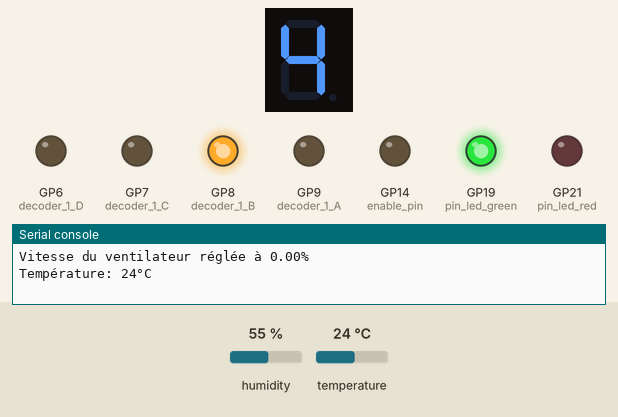
This program was run on a simulated Raspberry Pi Pico running MicroPython. On the bench: 1-digit seven-segment display, output pins drawn as LEDs (lit = HIGH), the last lines printed to the serial console. The inputs (shaded band) are chosen by the test bench; at power-on: temperature 24 °C, humidity 55 %. The four BCD pins are drawn as the digit their decoder shows (first pin = lowest bit); pins used as bus, display or sensor lines are not drawn.

Above: at 1.2 s.
1.3 s: temperature set to 26 °C
At 2.6 s:
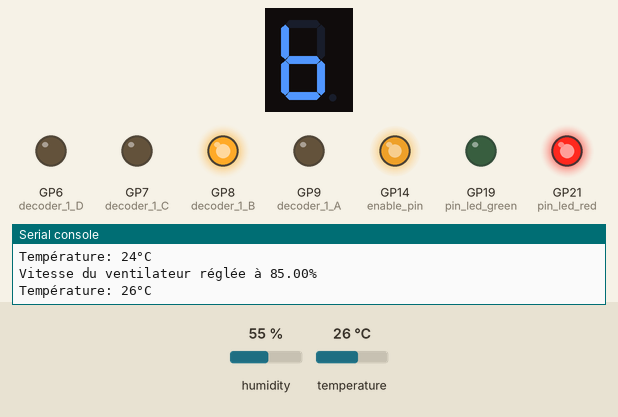
4.0 s: temperature set to 12 °C
At 5.0 s:
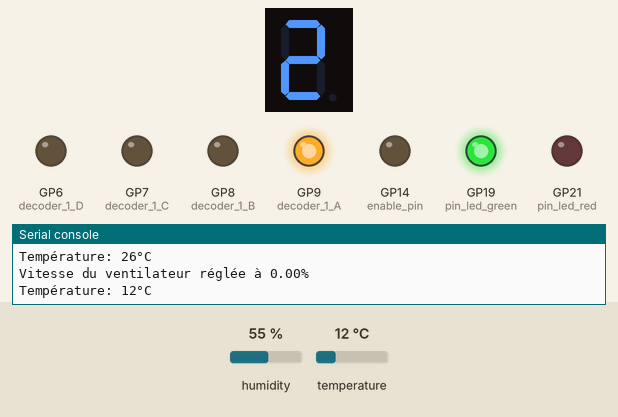
6.7 s: temperature set to 33 °C
At 8.5 s:
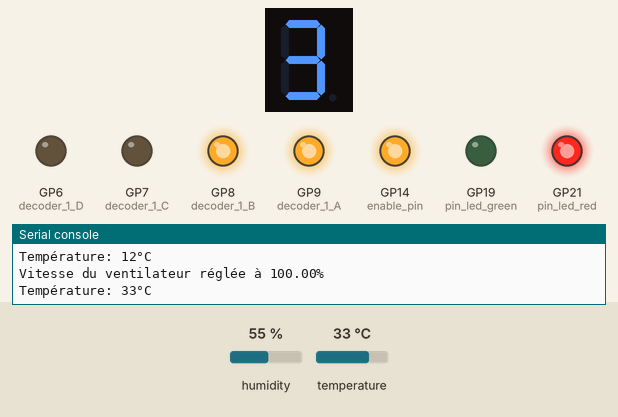
9.6 s: temperature set to 41 °C
At 10.9 s:
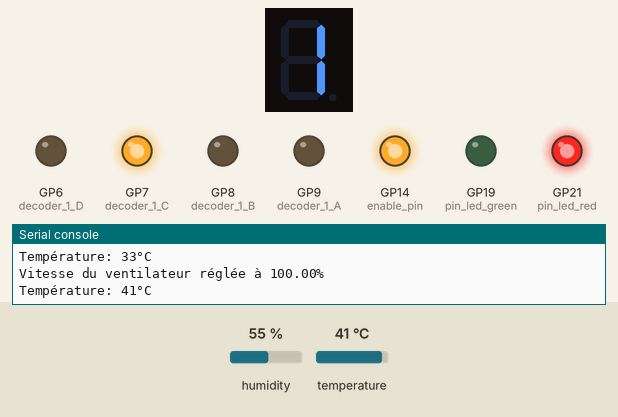
12.3 s: temperature set to 0 °C
At 14.4 s:
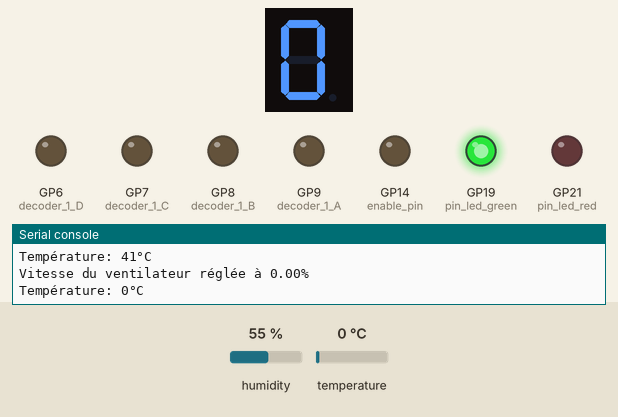
Timing chart, 0 to 15.9 s (numbered marks = the images above; inputs shaded):
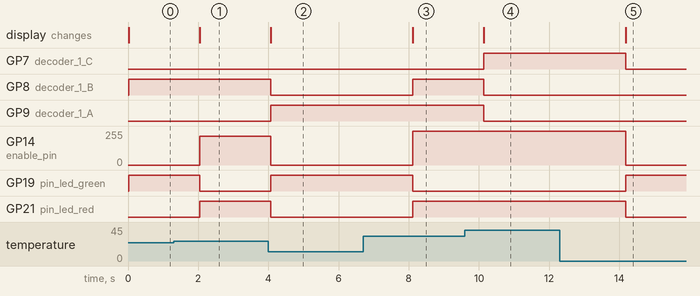

Measured:
- after the input at 1.3 s, GP14 (enable_pin): 0/255 → 217/255 after 0.75 s; GP19 (pin_led_green): HIGH → LOW after 0.75 s; GP21 (pin_led_red): LOW → HIGH after 0.75 s; the display: changes after 0.75 s (image 1)
- after the input at 4.0 s, GP8 (decoder_1_B), GP21 (pin_led_red): HIGH → LOW after 0.07 s; GP9 (decoder_1_A), GP19 (pin_led_green): LOW → HIGH after 0.07 s; GP14 (enable_pin): 217/255 → 0/255 after 0.07 s; the display: changes after 0.07 s (image 2)
- after the input at 6.7 s, GP8 (decoder_1_B), GP21 (pin_led_red): LOW → HIGH after 1.4 s; GP14 (enable_pin): 0/255 → 255/255 after 1.4 s; GP19 (pin_led_green): HIGH → LOW after 1.4 s; the display: changes after 1.4 s (image 3)
- after the input at 9.6 s, GP7 (decoder_1_C): LOW → HIGH after 0.54 s; GP8 (decoder_1_B), GP9 (decoder_1_A): HIGH → LOW after 0.54 s; the display: changes after 0.54 s (image 4)
- after the input at 12.3 s, GP7 (decoder_1_C), GP21 (pin_led_red): HIGH → LOW after 1.9 s; GP14 (enable_pin): 255/255 → 0/255 after 1.9 s; GP19 (pin_led_green): LOW → HIGH after 1.9 s; the display: changes after 1.9 s (image 5)

The program:

PROJET_FINAL_VENTILO_TEMP_LED.py
```python
import dht
import machine
import utime
from machine import Pin, PWM

# Configuration des broches pour les LEDs et le capteur DHT11
pin_dht = machine.Pin(18, machine.Pin.IN, machine.Pin.PULL_DOWN)  # Broche de données du capteur DHT11 (GPIO 18)
pin_led_green = machine.Pin(19, machine.Pin.OUT)  # LED verte (GPIO 19)
pin_led_red = machine.Pin(21, machine.Pin.OUT)   # LED rouge (GPIO 21)

# Configuration des broches pour les décodeurs 74LS47
decoder_1_A = machine.Pin(9, machine.Pin.OUT)  # Bit d'entrée A du premier décodeur (GPIO 9)
decoder_1_B = machine.Pin(8, machine.Pin.OUT)  # Bit d'entrée B du premier décodeur (GPIO 8)
decoder_1_C = machine.Pin(7, machine.Pin.OUT)  # Bit d'entrée C du premier décodeur (GPIO 7)
decoder_1_D = machine.Pin(6, machine.Pin.OUT)  # Bit d'entrée D du premier décodeur (GPIO 6)

decoder_2_A = machine.Pin(5, machine.Pin.OUT)  # Bit d'entrée A du deuxième décodeur (GPIO 5)
decoder_2_B = machine.Pin(4, machine.Pin.OUT)  # Bit d'entrée B du deuxième décodeur (GPIO 4)
decoder_2_C = machine.Pin(3, machine.Pin.OUT)  # Bit d'entrée C du deuxième décodeur (GPIO 3)
decoder_2_D = machine.Pin(2, machine.Pin.OUT)  # Bit d'entrée D du deuxième décodeur (GPIO 2)

# Configuration de la broche GPIO 2 pour PWM (contrôle du ventilateur)
enable_pin = Pin(14, Pin.OUT)
pwm = PWM(enable_pin)
pwm.freq(1000)

# Fonction pour régler la vitesse du ventilateur
def set_fan_speed(duty_cycle):
    pwm.duty_u16(duty_cycle)
    print(f"Vitesse du ventilateur réglée à {duty_cycle / 65535 * 100:.2f}%")

# Initialisation des décodeurs 74LS47
def set_decoder_inputs(decoder, value):
    decoder[0].value(value & 0b0001)
    decoder[1].value(value & 0b0010)
    decoder[2].value(value & 0b0100)
    decoder[3].value(value & 0b1000)

# Initialisation du capteur DHT11
sensor = dht.DHT11(pin_dht)

# Lecture de la température
def read_temperature():
    try:
        # Lecture des données depuis le capteur
        sensor.measure()
        # Récupération de la température
        temperature = sensor.temperature()
        return temperature
    except OSError as e:
        print("Erreur lors de la lecture du capteur DHT11:", e)
        return None

# Fonction pour contrôler les LEDs et le ventilateur en fonction de la température
def control_leds_and_fan(temperature):
    if temperature is not None:
        if temperature < 25:
            # Température en dessous de 25°C
            pin_led_green.on()
            pin_led_red.off()
            set_fan_speed(0)  # Éteindre le ventilateur
        elif temperature == 25:
            # Température de 25°C
            pin_led_green.off()
            pin_led_red.on()
            set_fan_speed(int(65535 * 0.50))  # 50% de vitesse
        elif temperature == 26:
            # Température de 26°C
            pin_led_green.off()
            pin_led_red.on()
            set_fan_speed(int(65535 * 0.85))  # 85% de vitesse
        else:
            # Température de 27°C ou plus
            pin_led_green.off()
            pin_led_red.on()
            set_fan_speed(65535)  # 100% de vitesse
    else:
        # En cas d'erreur de lecture de température, éteindre les LEDs et le ventilateur par sécurité
        pin_led_green.off()
        pin_led_red.off()
        set_fan_speed(0)

# Fonction pour afficher un nombre sur les deux afficheurs à sept segments
def display_number(number):
    # Affichage des dizaines
    set_decoder_inputs([decoder_1_A, decoder_1_B, decoder_1_C, decoder_1_D], number // 10)
    # Affichage des unités
    set_decoder_inputs([decoder_2_A, decoder_2_B, decoder_2_C, decoder_2_D], number % 10)

# Exemple d'utilisation
while True:
    temperature = read_temperature()
    control_leds_and_fan(temperature)
    if temperature is not None:
        print("Température: {}°C".format(temperature))
        display_number(temperature)  # Afficher la température
    utime.sleep(2)  # Attendre 2 secondes entre chaque lecture
```
